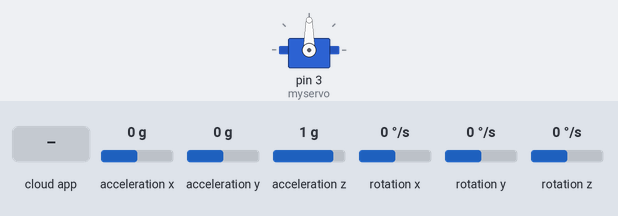
Bench run of a sketch on a simulated Arduino Uno, built with avr-gcc and run on an emulated ATmega328P. Parts: servo. The inputs (shaded band) are chosen by the test bench; at power-on: acceleration x 0 g, acceleration y 0 g, acceleration z 1 g, rotation x 0 °/s, rotation y 0 °/s, rotation z 0 °/s. The ROS host is connected and sends only what is stated; what the sketch prints to the serial monitor is not drawn.

Above: at 2.3 s.
2.4 s: the phone or cloud app sets servo_direction to 0
At 3.3 s:
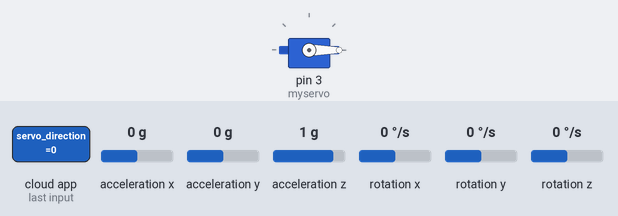
3.9 s: the phone or cloud app sets servo_direction to 45
At 4.5 s:
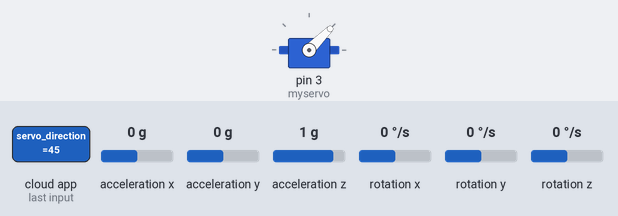
5.4 s: the phone or cloud app sets servo_direction to 180
At 6.4 s:
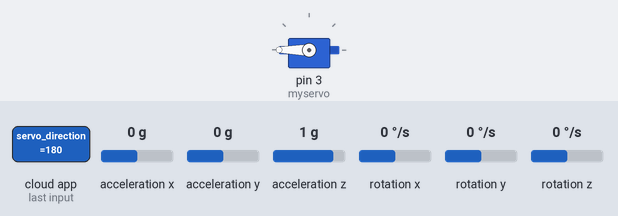
6.9 s: the phone or cloud app sets servo_direction to 90
At 7.7 s:
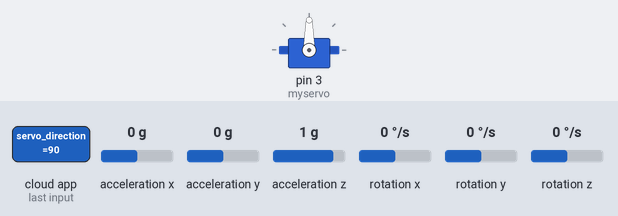
Timing chart, 0 to 9.4 s (numbered marks = the images above; inputs shaded):
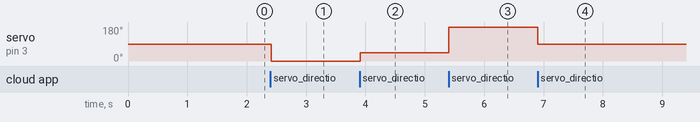

The sketch:

Imu.ino
```cpp
#include <Servo.h>
#include "Wire.h"
#include <MPU6050_light.h>
#include <ros.h>
#include <sensor_msgs/Imu.h>
#include <std_msgs/String.h>
#include <std_msgs/Int16.h>

Servo myservo;

ros::NodeHandle nh;
sensor_msgs::Imu Imu_data;
ros::Publisher my_imu("my_imu",&Imu_data);

void servomsg(const std_msgs::Int16& dgr){
myservo.write(dgr.data);

}

/*
void servomsg(const std_msgs::String& srvmsg){
  if (strcmp(srvmsg.data, "r")==0){
   myservo.write(0);
  }
  else if (strcmp(srvmsg.data, "l")==0){
    myservo.write(150);
  }
  else if(strcmp(srvmsg.data, "s")==0){
    myservo.write(90);
  }
}
*/
ros::Subscriber<std_msgs::Int16> servo_dirc("servo_direction", &servomsg);
unsigned long timer = 0;
MPU6050 mpu(Wire);

void setup() {
   Serial.begin(57600);
  myservo.attach(3);
    Wire.begin();
    byte status = mpu.begin();
    while(status!=0){ }
    delay(100);
    mpu.calcOffsets();
    nh.initNode();
    nh.advertise(my_imu);
    nh.subscribe(servo_dirc);

}

void loop() {
    mpu.update();

  if((millis()-timer)>10){ // print data every 100ms

  Imu_data.orientation.x=mpu.getAngleX();
  Imu_data.orientation.y=mpu.getAngleY();
  Imu_data.orientation.z=mpu.getAngleZ();
  Imu_data.orientation.w=1;
Serial.println(mpu.getAngleX());
Serial.println(mpu.getAngleY());
Serial.println(mpu.getAngleZ());
  //Serial.println(mpu.getAngleX());
  timer = millis();

  my_imu.publish(&Imu_data);
  nh.spinOnce();
  delay(10);
  }
  // put your main code here, to run repeatedly:

}
```

Measured:
- after the input at 2.4 s, servo on pin 3 (myservo): 90° → 0° at once
- after the input at 3.9 s, servo on pin 3 (myservo): 0° → 45° at once
- after the input at 5.4 s, servo on pin 3 (myservo): 45° → 180° at once
- after the input at 6.9 s, servo on pin 3 (myservo): 180° → 90° at once
